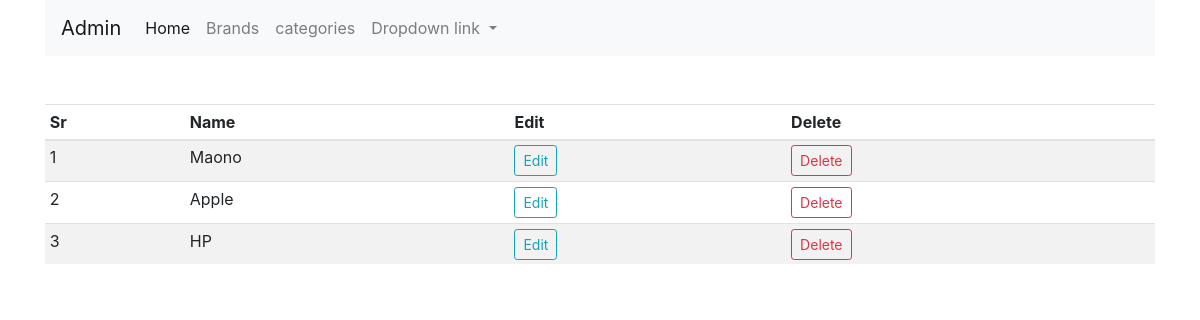
/brands, run on the app's committed database.
### shop/products/model.py (models this page shows, shortened)
class Brand(db.Model):
    id = db.Column(db.Integer, primary_key=True)
    name = db.Column(db.String(30), unique=True, nullable=False)

### shop/admin/routes.py (the view)
@app.route('/brands')
def brands():
    brands = Brand.query.order_by(Brand.id.desc()).all()
    return render_template('admin/brand.html', title='brands',brands=brands)

### shop/templates/admin/brand.html (shortened to what this page needs)
{%extends "base.html"%}
{% block content%}
<div class="container">
    <nav class="navbar navbar-expand-lg navbar-light bg-light">
        <a class="navbar-brand" href="/admin">Admin</a>
        <div class="collapse navbar-collapse" id="navbarNavDropdown">
          <ul class="navbar-nav">
            <li class="nav-item active">
              <a class="nav-link" href="/admin">Home <span class="sr-only">(current)</span></a>
            </li>
            <li class="nav-item">
              <a class="nav-link" href="/brands">Brands</a>
            </li>
            <li class="nav-item">
              <a class="nav-link" href="/categories">categories</a>
            </li>
            <li class="nav-item dropdown">
              <a class="nav-link dropdown-toggle" href="#" id="navbarDropdownMenuLink" role="button" data-toggle="dropdown" aria-haspopup="true" aria-expanded="false">
                Dropdown link
              </a>
            </li>
          </ul>
        </div>
    </nav>
</div>
<div class="container mt-5">
    <table class="table table-sm table-condensed table-striped table-hover">
        <thead>
            <th>Sr</th>
            <th>Name</th>
            <th>Edit</th>
            <th>Delete</th>
        </thead>
        <tbody>
            {%if brands %}
            {%for brand in brands%}
            <tr>
                <td>{{loop.index}}</td>
                <td>{{brand.name}}</td>
                <td><a href="{{url_for('updatebrand', id=brand.id)}}" class="btn btn-sm btn-outline-info">Edit</a></td>
                <td><a href="" class="btn btn-sm btn-outline-danger">Delete</a></td>
            </tr>
            {% endfor %}
            {% endif %}
        </tbody>
    </table>
</div>
{% endblock content %}

### data on the page
Brand: name "Maono"
Brand: name "Apple"
Brand: name "HP"
